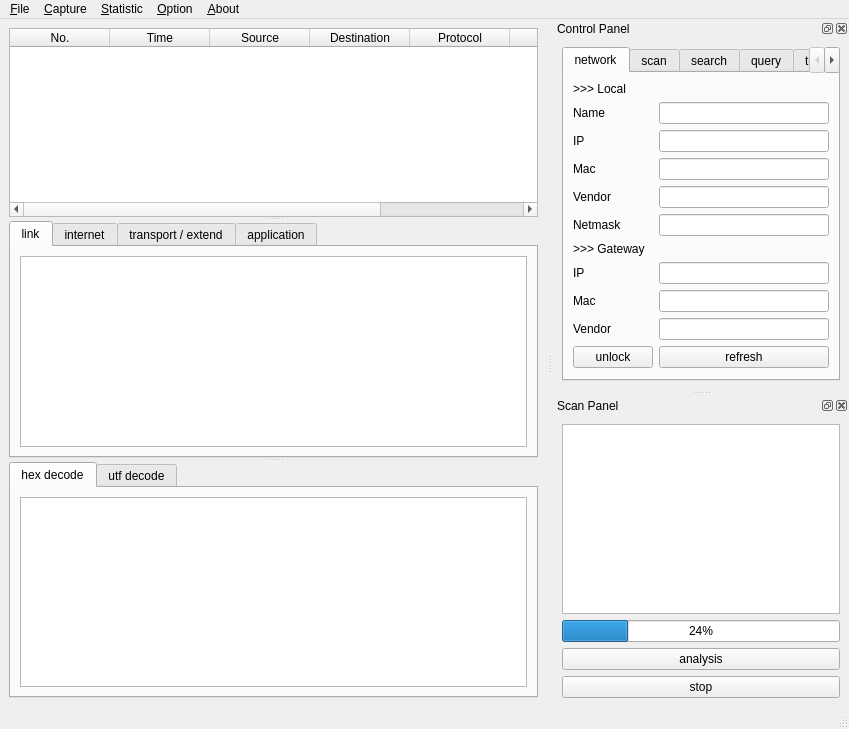
<?xml version="1.0" encoding="UTF-8"?>
<ui version="4.0">
 <class>MainWindow</class>
 <widget class="QMainWindow" name="MainWindow">
  <property name="geometry">
   <rect>
    <x>0</x>
    <y>0</y>
    <width>849</width>
    <height>729</height>
   </rect>
  </property>
  <property name="windowTitle">
   <string>MainWindow</string>
  </property>
  <widget class="QWidget" name="centralwidget">
   <layout class="QHBoxLayout" name="horizontalLayout_8">
    <item>
     <widget class="QSplitter" name="splitter">
      <property name="orientation">
       <enum>Qt::Vertical</enum>
      </property>
      <widget class="QTableWidget" name="conciseInfoTable">
       <property name="styleSheet">
        <string notr="true">outline:0;</string>
       </property>
       <property name="showGrid">
        <bool>false</bool>
       </property>
       <property name="gridStyle">
        <enum>Qt::NoPen</enum>
       </property>
       <column>
        <property name="text">
         <string>No.</string>
        </property>
       </column>
       <column>
        <property name="text">
         <string>Time</string>
        </property>
       </column>
       <column>
        <property name="text">
         <string>Source</string>
        </property>
       </column>
       <column>
        <property name="text">
         <string>Destination</string>
        </property>
       </column>
       <column>
        <property name="text">
         <string>Protocol</string>
        </property>
       </column>
       <column>
        <property name="text">
         <string>Length</string>
        </property>
       </column>
       <column>
        <property name="text">
         <string>Stack</string>
        </property>
       </column>
      </widget>
      <widget class="QTabWidget" name="verboseInfoTab">
       <property name="currentIndex">
        <number>0</number>
       </property>
       <widget class="QWidget" name="linkTab">
        <attribute name="title">
         <string>link</string>
        </attribute>
        <layout class="QVBoxLayout" name="verticalLayout_7">
         <item>
          <widget class="QPlainTextEdit" name="linkTextEdit"/>
         </item>
        </layout>
       </widget>
       <widget class="QWidget" name="interTab">
        <attribute name="title">
         <string>internet</string>
        </attribute>
        <layout class="QVBoxLayout" name="verticalLayout_6">
         <item>
          <widget class="QPlainTextEdit" name="interTextEdit"/>
         </item>
        </layout>
       </widget>
       <widget class="QWidget" name="transTab">
        <attribute name="title">
         <string>transport / extend</string>
        </attribute>
        <layout class="QVBoxLayout" name="verticalLayout_5">
         <item>
          <widget class="QPlainTextEdit" name="transTextEdit"/>
         </item>
        </layout>
       </widget>
       <widget class="QWidget" name="appTab">
        <attribute name="title">
         <string>application</string>
        </attribute>
        <layout class="QVBoxLayout" name="verticalLayout_4">
         <item>
          <widget class="QPlainTextEdit" name="appTextEdit"/>
         </item>
        </layout>
       </widget>
      </widget>
      <widget class="QTabWidget" name="decodeInfoTab">
       <property name="currentIndex">
        <number>0</number>
       </property>
       <widget class="QWidget" name="rawTab">
        <attribute name="title">
         <string>hex decode</string>
        </attribute>
        <layout class="QVBoxLayout" name="verticalLayout_8">
         <item>
          <widget class="QPlainTextEdit" name="rawTextEdit"/>
         </item>
        </layout>
       </widget>
       <widget class="QWidget" name="utfTab">
        <attribute name="title">
         <string>utf decode</string>
        </attribute>
        <layout class="QVBoxLayout" name="verticalLayout_9">
         <item>
          <widget class="QPlainTextEdit" name="utfTextEdit"/>
         </item>
        </layout>
       </widget>
      </widget>
     </widget>
    </item>
   </layout>
  </widget>
  <widget class="QMenuBar" name="menubar">
   <property name="geometry">
    <rect>
     <x>0</x>
     <y>0</y>
     <width>849</width>
     <height>26</height>
    </rect>
   </property>
   <widget class="QMenu" name="menu_File">
    <property name="title">
     <string>&amp;File</string>
    </property>
    <widget class="QMenu" name="menu_export">
     <property name="title">
      <string>&amp;export</string>
     </property>
     <widget class="QMenu" name="menuNetwork_info">
      <property name="title">
       <string>&amp;network info</string>
      </property>
      <addaction name="actionNetCSV"/>
      <addaction name="actionNetJSON"/>
      <addaction name="actionNetPlain"/>
     </widget>
     <widget class="QMenu" name="menuLAN_info">
      <property name="title">
       <string>&amp;LAN info</string>
      </property>
      <addaction name="actionLANCSV"/>
      <addaction name="actionLANJSON"/>
      <addaction name="actionLANPlain"/>
     </widget>
     <widget class="QMenu" name="menuPackets_info">
      <property name="title">
       <string>&amp;packets info</string>
      </property>
      <addaction name="actionPktCSV"/>
      <addaction name="actionPktJSON"/>
      <addaction name="actionPktPlain"/>
     </widget>
     <addaction name="menuNetwork_info"/>
     <addaction name="menuLAN_info"/>
     <addaction name="menuPackets_info"/>
    </widget>
    <addaction name="action_Save"/>
    <addaction name="action_Open"/>
    <addaction name="separator"/>
    <addaction name="menu_export"/>
    <addaction name="separator"/>
    <addaction name="action_close"/>
   </widget>
   <widget class="QMenu" name="menu_Capture">
    <property name="title">
     <string>&amp;Capture</string>
    </property>
    <addaction name="action_Start"/>
    <addaction name="separator"/>
    <addaction name="action_Stop"/>
    <addaction name="separator"/>
    <addaction name="action_Restart"/>
   </widget>
   <widget class="QMenu" name="menu_Statistic">
    <property name="title">
     <string>&amp;Statistic</string>
    </property>
    <widget class="QMenu" name="menu_protocol">
     <property name="title">
      <string>&amp;protocol</string>
     </property>
     <addaction name="action_ProBar"/>
     <addaction name="action_ProHbar"/>
     <addaction name="action_ProPie"/>
    </widget>
    <widget class="QMenu" name="menu_length">
     <property name="title">
      <string>&amp;length</string>
     </property>
     <addaction name="action_LenBar"/>
     <addaction name="action_LenHbar"/>
     <addaction name="action_LenPie"/>
    </widget>
    <widget class="QMenu" name="menu_flow">
     <property name="title">
      <string>&amp;time</string>
     </property>
     <addaction name="action_FlowBar"/>
     <addaction name="action_FlowHbar"/>
     <addaction name="action_FlowPie"/>
    </widget>
    <addaction name="menu_protocol"/>
    <addaction name="menu_length"/>
    <addaction name="menu_flow"/>
   </widget>
   <widget class="QMenu" name="menu_Option">
    <property name="title">
     <string>&amp;Option</string>
    </property>
    <addaction name="separator"/>
    <addaction name="action_Filter"/>
    <addaction name="separator"/>
    <addaction name="action_RefreshRank"/>
   </widget>
   <widget class="QMenu" name="menu_About">
    <property name="title">
     <string>&amp;About</string>
    </property>
    <addaction name="action_Help"/>
    <addaction name="separator"/>
    <addaction name="action_Author"/>
    <addaction name="separator"/>
    <addaction name="action_Rank"/>
   </widget>
   <addaction name="menu_File"/>
   <addaction name="menu_Capture"/>
   <addaction name="menu_Statistic"/>
   <addaction name="menu_Option"/>
   <addaction name="menu_About"/>
  </widget>
  <widget class="QStatusBar" name="statusbar"/>
  <widget class="QDockWidget" name="controlDock">
   <property name="enabled">
    <bool>true</bool>
   </property>
   <property name="floating">
    <bool>false</bool>
   </property>
   <property name="windowTitle">
    <string>Control Panel</string>
   </property>
   <attribute name="dockWidgetArea">
    <number>2</number>
   </attribute>
   <widget class="QWidget" name="controlDockContents">
    <layout class="QHBoxLayout" name="horizontalLayout_2">
     <item>
      <widget class="QTabWidget" name="controlTabManage">
       <property name="currentIndex">
        <number>0</number>
       </property>
       <property name="tabBarAutoHide">
        <bool>false</bool>
       </property>
       <widget class="QWidget" name="networkTab">
        <attribute name="title">
         <string>network</string>
        </attribute>
        <layout class="QFormLayout" name="formLayout">
         <item row="1" column="0">
          <widget class="QLabel" name="nameLabel">
           <property name="text">
            <string>Name</string>
           </property>
          </widget>
         </item>
         <item row="1" column="1">
          <widget class="QLineEdit" name="nameLineEdit"/>
         </item>
         <item row="2" column="0">
          <widget class="QLabel" name="ipLabel">
           <property name="text">
            <string>IP</string>
           </property>
          </widget>
         </item>
         <item row="2" column="1">
          <widget class="QLineEdit" name="ipLineEdit"/>
         </item>
         <item row="3" column="0">
          <widget class="QLabel" name="macLabel">
           <property name="text">
            <string>Mac</string>
           </property>
          </widget>
         </item>
         <item row="3" column="1">
          <widget class="QLineEdit" name="macLineEdit"/>
         </item>
         <item row="4" column="0">
          <widget class="QLabel" name="vendorLabel">
           <property name="text">
            <string>Vendor</string>
           </property>
          </widget>
         </item>
         <item row="4" column="1">
          <widget class="QLineEdit" name="vendorLineEdit"/>
         </item>
         <item row="5" column="0">
          <widget class="QLabel" name="netmaskLabel">
           <property name="text">
            <string>Netmask</string>
           </property>
          </widget>
         </item>
         <item row="5" column="1">
          <widget class="QLineEdit" name="netmaskLineEdit"/>
         </item>
         <item row="7" column="0">
          <widget class="QLabel" name="gwIpLabel">
           <property name="text">
            <string>IP</string>
           </property>
          </widget>
         </item>
         <item row="10" column="0">
          <widget class="QLabel" name="gwVendorLabel">
           <property name="text">
            <string>Vendor</string>
           </property>
          </widget>
         </item>
         <item row="10" column="1">
          <widget class="QLineEdit" name="gwVendorLineEdit"/>
         </item>
         <item row="13" column="1">
          <widget class="QPushButton" name="refreshButton">
           <property name="text">
            <string>refresh</string>
           </property>
          </widget>
         </item>
         <item row="0" column="0">
          <widget class="QLabel" name="localLabel">
           <property name="text">
            <string>&gt;&gt;&gt; Local</string>
           </property>
          </widget>
         </item>
         <item row="6" column="0">
          <widget class="QLabel" name="gwLabel">
           <property name="text">
            <string>&gt;&gt;&gt; Gateway</string>
           </property>
          </widget>
         </item>
         <item row="8" column="0">
          <widget class="QLabel" name="gwMacLabel">
           <property name="text">
            <string>Mac</string>
           </property>
          </widget>
         </item>
         <item row="13" column="0">
          <widget class="QPushButton" name="unlockButton">
           <property name="text">
            <string>unlock</string>
           </property>
          </widget>
         </item>
         <item row="7" column="1">
          <widget class="QLineEdit" name="gwIpLineEdit"/>
         </item>
         <item row="8" column="1">
          <widget class="QLineEdit" name="gwMacLineEdit"/>
         </item>
        </layout>
       </widget>
       <widget class="QWidget" name="scanTab">
        <attribute name="title">
         <string>scan</string>
        </attribute>
        <layout class="QVBoxLayout" name="verticalLayout_3">
         <item>
          <widget class="QLabel" name="rangeLabel">
           <property name="text">
            <string>Range</string>
           </property>
          </widget>
         </item>
         <item>
          <widget class="QLineEdit" name="rangeLineEdit"/>
         </item>
         <item>
          <widget class="QPushButton" name="rangeButton">
           <property name="text">
            <string>range scan</string>
           </property>
          </widget>
         </item>
         <item>
          <widget class="QLabel" name="maskLabel">
           <property name="text">
            <string>Mask</string>
           </property>
          </widget>
         </item>
         <item>
          <widget class="QLineEdit" name="maskLineEdit"/>
         </item>
         <item>
          <widget class="QPushButton" name="maskButton">
           <property name="text">
            <string>mask scan</string>
           </property>
          </widget>
         </item>
        </layout>
       </widget>
       <widget class="QWidget" name="searchTab">
        <attribute name="title">
         <string>search</string>
        </attribute>
        <layout class="QFormLayout" name="formLayout_4">
         <item row="0" column="0">
          <widget class="QLabel" name="searchLabel">
           <property name="text">
            <string>Search</string>
           </property>
          </widget>
         </item>
         <item row="0" column="1">
          <widget class="QLineEdit" name="searchLineEdit"/>
         </item>
         <item row="1" column="1">
          <widget class="QPushButton" name="searchButton">
           <property name="text">
            <string>search</string>
           </property>
          </widget>
         </item>
        </layout>
       </widget>
       <widget class="QWidget" name="ipinfoTab">
        <attribute name="title">
         <string>query</string>
        </attribute>
        <layout class="QFormLayout" name="formLayout_3">
         <item row="0" column="0">
          <widget class="QLabel" name="sipLabel">
           <property name="text">
            <string>Query IP</string>
           </property>
          </widget>
         </item>
         <item row="0" column="1">
          <widget class="QLineEdit" name="sipLineEdit"/>
         </item>
         <item row="1" column="0" colspan="2">
          <widget class="QTextEdit" name="sipTextEdit"/>
         </item>
         <item row="2" column="0">
          <widget class="QPushButton" name="sipButton">
           <property name="text">
            <string>query</string>
           </property>
          </widget>
         </item>
        </layout>
       </widget>
       <widget class="QWidget" name="termTab">
        <attribute name="title">
         <string>term</string>
        </attribute>
        <layout class="QGridLayout" name="gridLayout">
         <item row="0" column="0">
          <widget class="QLabel" name="termLabel">
           <property name="text">
            <string>Query Term</string>
           </property>
          </widget>
         </item>
         <item row="0" column="1">
          <widget class="QLineEdit" name="termLineEdit"/>
         </item>
         <item row="2" column="0" colspan="2">
          <widget class="QPushButton" name="termButton">
           <property name="text">
            <string>query</string>
           </property>
          </widget>
         </item>
         <item row="1" column="0" colspan="2">
          <widget class="QTextEdit" name="termTextEdit"/>
         </item>
        </layout>
       </widget>
      </widget>
     </item>
    </layout>
   </widget>
  </widget>
  <widget class="QDockWidget" name="scanDock">
   <property name="windowTitle">
    <string>Scan Panel</string>
   </property>
   <attribute name="dockWidgetArea">
    <number>2</number>
   </attribute>
   <widget class="QWidget" name="scanDockContents">
    <layout class="QVBoxLayout" name="verticalLayout">
     <item>
      <widget class="QListWidget" name="nodeListWidget">
       <property name="styleSheet">
        <string notr="true">outline:0;</string>
       </property>
      </widget>
     </item>
     <item>
      <widget class="QProgressBar" name="scanProgressBar">
       <property name="value">
        <number>24</number>
       </property>
      </widget>
     </item>
     <item>
      <widget class="QPushButton" name="analysisButton">
       <property name="text">
        <string>analysis</string>
       </property>
      </widget>
     </item>
     <item>
      <widget class="QPushButton" name="stopButton">
       <property name="text">
        <string>stop</string>
       </property>
      </widget>
     </item>
    </layout>
   </widget>
  </widget>
  <action name="action_Save">
   <property name="text">
    <string>&amp;save</string>
   </property>
  </action>
  <action name="action_Open">
   <property name="text">
    <string>&amp;open</string>
   </property>
  </action>
  <action name="action_Export">
   <property name="text">
    <string>&amp;Export</string>
   </property>
  </action>
  <action name="actionNetCSV">
   <property name="text">
    <string>&amp;CSV</string>
   </property>
  </action>
  <action name="actionNetJSON">
   <property name="text">
    <string>&amp;JSON</string>
   </property>
  </action>
  <action name="actionNetPlain">
   <property name="text">
    <string>&amp;plain text</string>
   </property>
  </action>
  <action name="actionLANCSV">
   <property name="text">
    <string>CSV</string>
   </property>
  </action>
  <action name="actionLANJSON">
   <property name="text">
    <string>JSON</string>
   </property>
  </action>
  <action name="actionLANPlain">
   <property name="text">
    <string>plain text</string>
   </property>
  </action>
  <action name="actionPktCSV">
   <property name="text">
    <string>CSV</string>
   </property>
  </action>
  <action name="actionPktJSON">
   <property name="text">
    <string>JSON</string>
   </property>
  </action>
  <action name="actionPktPlain">
   <property name="text">
    <string>plain text</string>
   </property>
  </action>
  <action name="action_Start">
   <property name="text">
    <string>&amp;start</string>
   </property>
  </action>
  <action name="actionSto_p">
   <property name="text">
    <string>sto&amp;p</string>
   </property>
  </action>
  <action name="action_restart">
   <property name="text">
    <string>&amp;restart</string>
   </property>
  </action>
  <action name="action_ProBar">
   <property name="text">
    <string>&amp;bar</string>
   </property>
  </action>
  <action name="action_ProHbar">
   <property name="text">
    <string>&amp;hbar</string>
   </property>
  </action>
  <action name="action_ProPie">
   <property name="text">
    <string>&amp;pie</string>
   </property>
  </action>
  <action name="action_LenBar">
   <property name="text">
    <string>&amp;bar</string>
   </property>
  </action>
  <action name="action_LenHbar">
   <property name="text">
    <string>&amp;hbar</string>
   </property>
  </action>
  <action name="action_LenPie">
   <property name="text">
    <string>&amp;pie</string>
   </property>
  </action>
  <action name="action_FlowBar">
   <property name="text">
    <string>&amp;bar</string>
   </property>
  </action>
  <action name="action_FlowHbar">
   <property name="text">
    <string>&amp;hbar</string>
   </property>
  </action>
  <action name="action_FlowPie">
   <property name="text">
    <string>&amp;pie</string>
   </property>
  </action>
  <action name="action_Stop">
   <property name="text">
    <string>sto&amp;p</string>
   </property>
  </action>
  <action name="action_Restart">
   <property name="text">
    <string>&amp;restart</string>
   </property>
  </action>
  <action name="action_Help">
   <property name="text">
    <string>&amp;help</string>
   </property>
  </action>
  <action name="action_Author">
   <property name="text">
    <string>&amp;author</string>
   </property>
  </action>
  <action name="action_close">
   <property name="text">
    <string>&amp;close</string>
   </property>
   <property name="shortcut">
    <string>Ctrl+Q</string>
   </property>
  </action>
  <action name="action_rank">
   <property name="text">
    <string>&amp;rank</string>
   </property>
  </action>
  <action name="action_Rank">
   <property name="text">
    <string>&amp;rank</string>
   </property>
  </action>
  <action name="action_Filter">
   <property name="text">
    <string>&amp;filter</string>
   </property>
  </action>
  <action name="action_RefreshRank">
   <property name="text">
    <string>&amp;refresh rank</string>
   </property>
  </action>
 </widget>
 <resources/>
 <connections/>
</ui>
